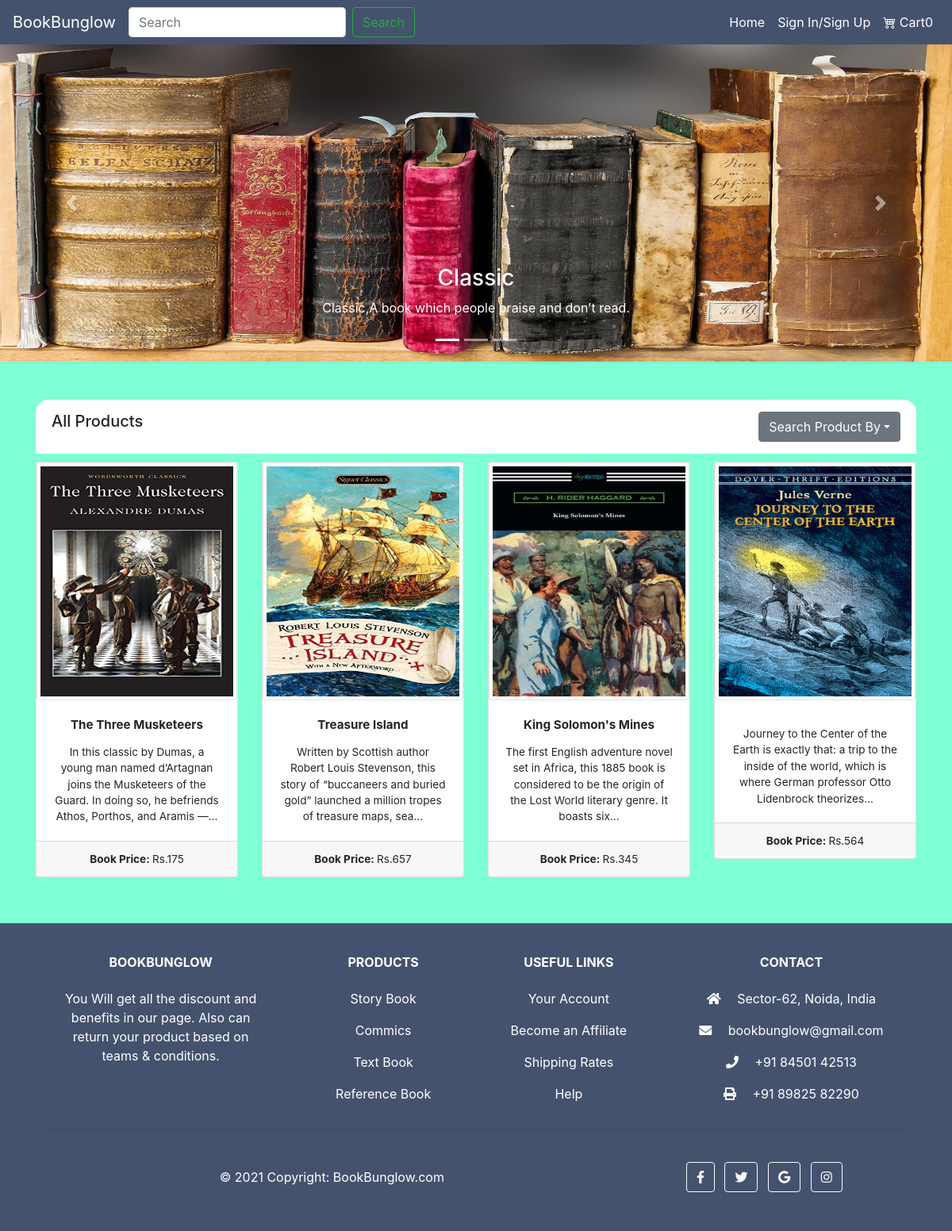
Screenshot of /displayCategory?categoryId=1 with the database file from the repository.
### tables this page shows
CREATE TABLE products
		(productId INTEGER PRIMARY KEY,
		name TEXT,
		price REAL,
		description TEXT,
		image TEXT,
		stock INTEGER,
		categoryId INTEGER,
		FOREIGN KEY(categoryId) REFERENCES categories(categoryId)
		);

### app.py (the view)
@app.route("/displayCategory")
def displayCategory():
        loggedIn, firstName, noOfItems = getLoginDetails()
        categoryId = request.args.get("categoryId")
        with sqlite3.connect('database.db') as conn:
            cur = conn.cursor()
            cur.execute("SELECT products.productId, products.name, products.price, products.description, products.image, categories.name FROM products, categories WHERE products.categoryId = categories.categoryId AND categories.categoryId = " + categoryId)
            products = cur.fetchall()
            cur.execute('SELECT categoryId, name FROM categories')
            categoryData = cur.fetchall()
        conn.close()
        categoryName = products[0][4]
        return render_template('displayCategory.html', products=products, categoryData=categoryData, loggedIn=loggedIn, firstName=firstName, noOfItems=noOfItems, categoryName=categoryName)

### app.py (called while the page is built)
def getLoginDetails():
    with sqlite3.connect('database.db') as conn:
        cur = conn.cursor()
        if 'email' not in session:
            loggedIn = False
            firstName = ''
            noOfItems = 0
        else:
            loggedIn = True
            cur.execute("SELECT userId, firstName FROM users WHERE email = '" + session['email'] + "'")
            userId, firstName = cur.fetchone()
            cur.execute("SELECT count(productId) FROM cart WHERE userId = " + str(userId))
            noOfItems = cur.fetchone()[0]
    conn.close()
    return (loggedIn, firstName, noOfItems)

### templates/displayCategory.html (shortened to what this page needs)
<!DOCTYPE HTML>
<html>
<head>
    <link rel="stylesheet" href={{ url_for( 'static', filename='css/home.css' ) }} />
    <link rel="stylesheet" href={{ url_for( 'static', filename='css/topStyle.css' ) }} />
    <link href="https://cdn.jsdelivr.net/npm/bootstrap-icons@1.3.0/font/bootstrap-icons.css" rel="stylesheet" />
    <link href="https://stackpath.bootstrapcdn.com/bootstrap/4.4.1/css/bootstrap.min.css" rel="stylesheet" />
    <link rel="stylesheet" href="https://pro.fontawesome.com/releases/v5.10.0/css/all.css" />
</head>
<body>
    <header>
        <nav class="navbar navbar-expand-lg navbar-light" style="background-color: #45526e;">
            <a class="navbar-brand text-white" href="/">BookBunglow</a>
            <div class="collapse navbar-collapse" id="navbarSupportedContent">
                <form class="form-inline my-2 my-lg-0" action="{{ url_for( 'searchItem' ) }}">
                    <input class="form-control mr-sm-2" type="text" name="searchQuery" placeholder="Search" aria-label="Search">
                    <input class="btn btn-outline-success my-2 my-sm-0" type="submit" value="Search">
                </form>
                <ul class="navbar-nav ml-auto">
                    <li class="nav-item active">
                        <a class="nav-link text-white" href="/">Home <span class="sr-only">(current)</span></a>
                    </li>
                    {% if not loggedIn %}
                    <li class="nav-item">
                        <a class="nav-link text-white" href="/loginForm">Sign In/Sign Up</a>
                    </li>
                    {% endif %}
                    <li class="nav-item active">
                        <a class="nav-link text-white" href="/cart"><i class="bi bi-cart4"></i> Cart{{noOfItems}}<span class="sr-only">(current)</span></a>
                    </li>
                </ul>
            </div>
        </nav>
        <div id="carouselExampleIndicators" class="carousel slide" data-ride="carousel">
            <ol class="carousel-indicators">
                <li data-target="#carouselExampleIndicators" data-slide-to="0" class="active"></li>
                <li data-target="#carouselExampleIndicators" data-slide-to="1"></li>
                <li data-target="#carouselExampleIndicators" data-slide-to="2"></li>
            </ol>
            <div class="carousel-inner">
                <div class="carousel-item active">
                    <img class="d-block w-100" src="{{ url_for('static', filename='Images/pg1.jpg') }}" height="400px" alt="First slide">
                    <div class="carousel-caption">
                        <h3>Classic</h3>
                        <p style="color: white;">Classic,A book which people praise and don’t read.</p>
                    </div>
                </div>
            </div>
            <a class="carousel-control-prev" href="#carouselExampleIndicators" role="button" data-slide="prev">
                <span class="carousel-control-prev-icon" aria-hidden="true"></span>
            </a>
            <a class="carousel-control-next" href="#carouselExampleIndicators" role="button" data-slide="next">
                <span class="carousel-control-next-icon" aria-hidden="true"></span>
            </a>
        </div>
    </header>
    <div class="container mt-5 container-fluid">
        <div class="heading d-flex justify-content-between">
            <div>
                <p class="h5">All Products</p>
            </div>
            <div class="d-flex justify-content-end">
                <div class="dropdown">
                    <button class="btn btn-secondary dropdown-toggle" type="button" id="dropdownMenuButton" data-toggle="dropdown" aria-haspopup="true" aria-expanded="false">Search Product By</button>
                </div>
            </div>
        </div>
        <div class="row">
            {% for product in products %}
            <div class="col-md-6 col-xs-12 col-lg-3 column h-100">
                <div class="card">
                    <a href="/productDescription?productId={{product[0]}}">
                        <img src="{{ url_for( 'static', filename='uploads/' + product[4]) }}" id="itemImage" class="img-thumbnail" alt="{{product[1]}}">
                    </a>
                    <div class="card-body">
                        <p class="card-title">{{product[1]}}</p>
                        <p class="card-text">{{product[3][0:500] | truncate(150) }}</p>
                    </div>
                    <div class="card-footer">
                        <p class="card-text"><span style="font-weight: bold;">Book Price: </span>Rs.{{product[2] | int}}</p>
                    </div>
                </div>
            </div>
            {% endfor %}
        </div>
    </div>
    <div class="mt-5">
        <footer class="text-center text-lg-start text-white" style="background-color: #45526e">
            <div class="container p-4 pb-0">
                <section class="">
                    <div class="row">
                        <div class="col-md-3 col-lg-3 col-xl-3 mx-auto mt-3">
                            <h6 class="text-uppercase mb-4 font-weight-bold">
                                BookBunglow
                            </h6>
                            <p>You Will get all the discount and benefits in our page. Also can return your product based on teams & conditions.</p>
                        </div>
                        <div class="col-md-2 col-lg-2 col-xl-2 mx-auto mt-3">
                            <h6 class="text-uppercase mb-4 font-weight-bold">Products</h6>
                            <p><a class="text-white">Story Book</a></p>
                            <p><a class="text-white">Commics</a></p>
                            <p><a class="text-white">Text Book</a></p>
                            <p><a class="text-white">Reference Book</a></p>
                        </div>
                        <div class="col-md-3 col-lg-2 col-xl-2 mx-auto mt-3">
                            <h6 class="text-uppercase mb-4 font-weight-bold">
                                Useful links
                            </h6>
                            <p><a class="text-white">Your Account</a></p>
                            <p><a class="text-white">Become an Affiliate</a></p>
                            <p><a class="text-white">Shipping Rates</a></p>
                            <p><a class="text-white">Help</a></p>
                        </div>
                        <div class="col-md-4 col-lg-3 col-xl-3 mx-auto mt-3">
                            <h6 class="text-uppercase mb-4 font-weight-bold">Contact</h6>
                            <p><i class="fas fa-home mr-3"></i> Sector-62, Noida, India</p>
                            <p><i class="fas fa-envelope mr-3"></i> bookbunglow@gmail.com</p>
                            <p><i class="fas fa-phone mr-3"></i> +91 84501 42513</p>
                            <p><i class="fas fa-print mr-3"></i> +91 89825 82290</p>
                        </div>
                    </div>
                </section>
                <hr class="my-3">
                <section class="p-3 pt-0">
                    <div class="row d-flex align-items-center">
                        <div class="col-md-7 col-lg-8 text-center text-md-start">
                            <div class="p-3">
                                © 2021 Copyright:
                                <a class="text-white" href="https://mdbootstrap.com/">BookBunglow.com</a>
                            </div>
                        </div>
                        <div class="col-md-5 col-lg-4 ml-lg-0 text-center text-md-end">
                            <a class="btn btn-outline-light btn-floating m-1" href="https://www.facebook.com/sourocks1000/" class="text-white" role="button"><i class="fab fa-facebook-f"></i></a>
                            <a class="btn btn-outline-light btn-floating m-1" href="https://twitter.com/SouvikG28051701" class="text-white" role="button"><i class="fab fa-twitter"></i></a>
                            <a class="btn btn-outline-light btn-floating m-1" href="www.google.com" class="text-white" role="button"><i class="fab fa-google"></i></a>
                            <a class="btn btn-outline-light btn-floating m-1" href="https://www.instagram.com/rocks_riko/" class="text-white" role="button"><i class="fab fa-instagram"></i></a>
                        </div>
                    </div>
                </section>
            </div>
        </footer>
    </div>
</body>
</html>

### static/css/home.css (style rules this page uses)
#itemImage { height: 200px; width: 150px; }

### static/css/topStyle.css (style rules this page uses)
.dropdown { position: relative; float: left; }

### templates/displayCategory.html (style rules this page uses)
body { background-color: aquamarine; }
.card-title { font-weight: bold; font-size: 0.95rem; }
.card-text { font-size: 0.85rem; }
#itemImage { width: 100%; height: 300px; }
.column { margin: 10px 0px; text-align: center; }
.heading { background-color: white; padding: 15px 20px; border-radius: 1rem 1rem 0 0; }

### rows the page displays
products: image (picture), name "The Three Musketeers", description "In this classic by Dumas, a young man named d’Artagnan joins the Musketeers of the Guard. In doing so, he befriends Athos, Porthos, and Aramis —...", price "175"
products: image (picture), name "Treasure Island", description "Written by Scottish author Robert Louis Stevenson, this story of “buccaneers and buried gold” launched a million tropes of treasure maps, sea...", price "657"
products: image (picture), name "King Solomon's Mines", description "The first English adventure novel set in Africa, this 1885 book is considered to be the origin of the Lost World literary genre. It boasts six...", price "345"
products: image (picture), description "Journey to the Center of the Earth is exactly that: a trip to the inside of the world, which is where German professor Otto Lidenbrock theorizes...", price "564"

### other values shown
{{ noOfItems }} "0"
